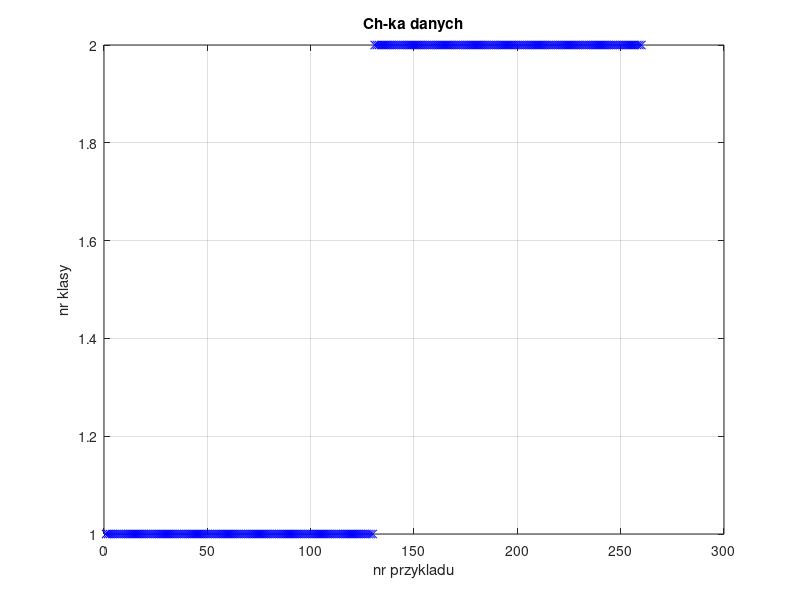
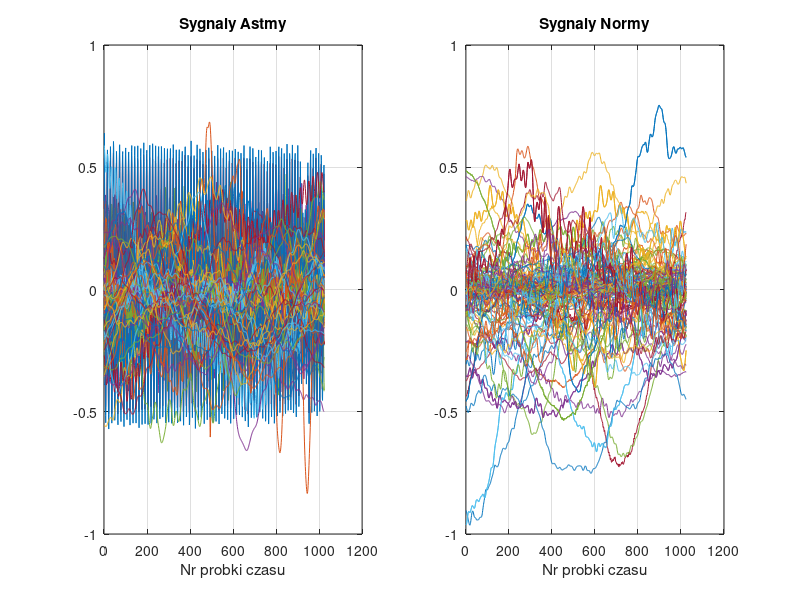

Reproduce these figures in MATLAB, in order. (Note: this script raises an error after producing the figures.)

% ai_7_ann_astma.m
% Rozpoznawanie oddech normalny vs. astmatyczny z uzyciem sztucznej sieci neuronowej

  clear all; close all;

% ##########################   
  global Xu Xw yu yw
  global param_warstw lambda
% ##########################   

% Wczytanie danych

  load astma.mat  % pobierz wszystkie dane dla problemu rozpozania astmy w dzwieku oddechu
  whos, pause     % co zaladowalismy do pamieci

% Wybor rodzaju danych wejsciowych 
  
  wybor_cech = 0;     % 0 = sygnaly:        oddechy_Astma i oddechy_Norma 
                      % 1 = widma 1D:       widma1D_Astma i widma1D_Norma
                      % 2 = widma 2D:       widma2D_Astma i widma2D_Norma
                      % 3 = cechy {ASE,TI}: aseti_Astma i   aseti_Norma

  L_klas = 2,         % liczba testowanych klas: chory/zdrowy

% Wybranie danych/cech do dalszego przetwarzania przez siec neuronowa
  
  if( wybor_cech == 0 )              % 130 (sygnaly) x 1024 (probki) dla Astmy i Normy
      cechy_Astma = oddechy_Astma;
      cechy_Norma = oddechy_Norma;
  elseif( wybor_cech == 1 )          % 130 (sygnaly) x 36 wspolczynnikow widmowych DFT
      cechy_Astma = widma1D_Astma;   % z zakresu 125-1220 Hz
      cechy_Norma = widma1D_Norma;
  elseif( wybor_cech == 2 )          % 130 (sygnaly) x 625 wsp. widmowych STFT
      cechy_Astma = widma2D_Astma;   % 625 = 25x25 (x = czestotliwosc, y = czas) 
      cechy_Norma = widma2D_Norma;
  elseif( wybor_cech == 3 )          % 130 (sygnaly) x 2 cechy ASE+TI wczesniej obliczone
      cechy_Astma = aseti_Astma;    
      cechy_Norma = aseti_Norma;
  else
      disp('BLAD! Zly parametr wyboru cech wejsciowych! Konczymy.'); exit;
  end

% Podstawienie dla dalszej czesci programu

  [ L_wzorcow, L_cech ] = size( cechy_Astma );  % liczba wzorcow i cech dla kazdej klasy
  X = [ cechy_Astma; cechy_Norma ];                disp('Wymiary X:'); size(X),
  y = [ ones(L_wzorcow, 1); 2*ones(L_wzorcow, 1)]; disp('Wymiary y:'); size(y),

% Rysunki

  figure; plot(y,'bx'); xlabel('nr przykladu'); ylabel('nr klasy'); grid; title('Ch-ka danych'); pause
  figure;
  if( wybor_cech == 0 )
      subplot(121); plot( cechy_Astma' ); title('Sygnaly Astmy'); xlabel('Nr probki czasu'); grid;
      subplot(122); plot( cechy_Norma' ); title('Sygnaly Normy'); xlabel('Nr probki czasu'); grid; pause
  elseif( wybor_cech == 1 )
      subplot(121); plot( cechy_Astma' ); title('Widma Astmy'); xlabel('Nr częstotliwosci'); grid;
      subplot(122); plot( cechy_Norma' ); title('Widma Normy'); xlabel('Nr częstotliwosci'); grid; pause
  elseif( wybor_cech == 2 )
      L_x = 25; L_y = 25;
      for nr = 1 : 10  % z zakresu [ 1, 2, 3,..., 130 = L_wzorcow]
          nr
          img1 = X( nr, 1 : L_cech );             % kolejny wzorzec widma 2D astmy
          img1 = reshape( img1, L_y, L_x );
          subplot(121); imagesc( img1 );  title('Astma'); xlabel('Nr częstotl.'); ylabel('Nr czasu'); 
          img2 = X( nr+L_wzorcow, 1 : L_cech );   % kolejny wzorzec widma 2D normy
          img2 = reshape( img2, L_y, L_x );
          subplot(122); imagesc( img2 );  title('Norma'); xlabel('Nr częstotl.'); ylabel('Nr czasu');
          pause; % (0.5)
      end
  elseif( wybor_cech == 3 )
     plot( cechy_Norma(:,1), cechy_Norma(:,2), 'bs','MarkerFaceColor','g');
     hold on;
     plot( cechy_Astma(:,1), cechy_Astma(:,2), 'ko','MarkerFaceColor','r');
     xlabel('Cecha 1 - ASE'); ylabel('Cecha 2 - TI'); grid;
     legend('Norma/dobre','Astma/zle');
     pause
  end

% #########################################################################
% STARY PROGRAM: ai_6_ann_cyfry.m 
% #########################################################################

  L_przykladow = L_klas *L_wzorcow;  % liczba wszystkich wzorcow/obrazow

% Trenowanie sztucznej sieci neuronowej

  if(1)
     nu = 1 : 2 : L_przykladow;
     nw = 2 : 2 : L_przykladow;
  else
     procent_ucz = 75;            % ile procent danych do uczenia, reszta do rozpoznawania
     nr = randperm( L_wzorcow );  % opcjonalnie
     L_ucz = ceil( procent_ucz / 100 * L_wzorcow );
     nu = [ nr(1 : L_ucz), L_wzorcow + nr(1 : L_ucz) ]; 
     nw = [ nr(L_ucz+1 : L_wzorcow), L_wzorcow + nr(L_ucz+1 : L_wzorcow) ];
  end
  Nu = length( nu ),
  Nw = length( nw ), pause

  Xu = X(nu,:);      % u = dane do uczenia
  yu = y(nu);        %
  Xw = X(nw,:);      % w = dane do walidacji
  yw = y(nw);        %

  max_iter = 40;          % liczba iteracji procedury optymalizacyjnej/minimalizacyjnej
  lambda = 0.01;          % wspolczynnk regularyzacji uzyty podczas minimalizacji
  wagi_zakres = 0.12;     % zakres zmiennosci podczas inicjalizacji wsp. wagowych
  param_warstw = [        % wartosci parametrow sieci
      L_cech,             % liczba wejsc (liczba cech/pikseli, u nas 400)
      25,                 % liczba neuronow w pierwszej warstwie ukrytej
    % 15,                 % liczba neuronow w drugiej warstwie ukrytej
      L_klas              % liczba neuronow w warstwie wyjsciowej (liczba klas, u nas 10 cyfr)
  ];
  Wagi_macierze   = ann_wagi_init( param_warstw, wagi_zakres );  % inicjalizacja wag
  Wagi_wektor     = ann_wagi_macierze2wektor( Wagi_macierze );   % macierze wag --> wektor
  optim_opcje     = optimset('MaxIter', max_iter );              % parametry optymalizacji
  uchwyt_funkcji = @(p) ann_koszt_gradient(p, param_warstw, Xu, yu, lambda );    % uchwyt
  [ Wagi_wektor, koszt ] = fmincg_trace( uchwyt_funkcji, Wagi_wektor, optim_opcje ); % optymal.
  Wagi_macierze = ann_wagi_wektor2macierze( Wagi_wektor, param_warstw );       % obliczone wagi

% Rozpoznawanie z uzyciem nauczonej sieci
  y_all = ann_propagacja_wprzod( Xw, Wagi_macierze, param_warstw ); % wyjscia z wszystkich neuronow 
  [dummy, y_pred] = max( y_all, [], 2);                             % znalezienie maksymalnego wyjscia
  fprintf('Accuracy: %f\n', mean(double( y_pred == yw )) * 100);    % dokladnosc rozpoznania w [%]
  figure;
  indx = 1 : length(yw);
  plot( indx, yw,'r-', indx, y_pred,'bx','LineWidth',2); grid; title('Wyniki rozpoznawania');
  xlabel('nr testu'); ylabel('rozpoznana wartosc');
  legend('zadane','rozpoznane','Location','southeast');

% Analiza wynikow  
  C1 = hist( y_pred( indx <= Nw/2 ), 1 : L_klas );
  C2 = hist( y_pred( indx >  Nw/2 ), 1 : L_klas );
  figure; imagesc( [ C1' C2' ] ); xlabel('zadane'); ylabel('rozpoznane');
  title('Confusion matrix - co jest podobne do czego?');
  C = [ [1 : L_klas]; [ C1' C2' ] ];
  confusion_matrix = [ [-1, 1 : L_klas ]' C ], pause
